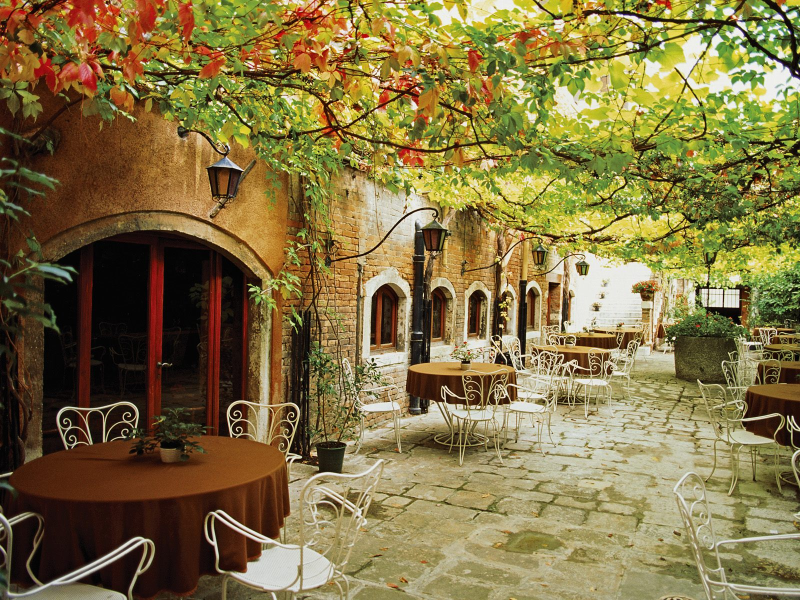
%> input picture image_watermarking/matlab_projects/6/Image-Watermarking-master/medium_key.jpg, 1600 x 1200 px (shown at 1/2 size)
$ octave dct_watermark.m   (GNU Octave 9; MATLAB toolbox functions it lacks are replaced by stand-ins)
%> lines starting %> are read from the running program, lines starting %| are printed output that depends on the picture
clear all;
clc;
% read image
Image = imresize(imread('medium_key.jpg'),[512 ,512]);
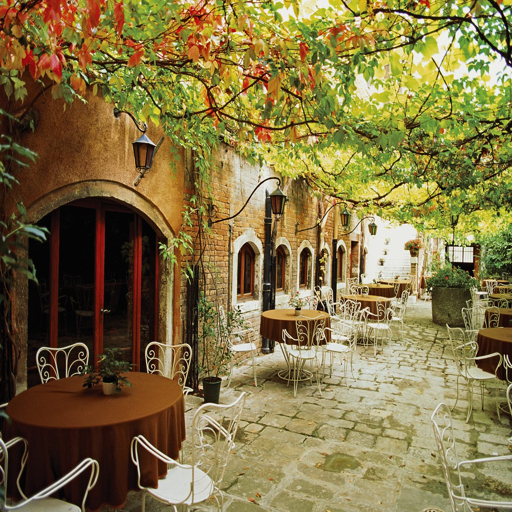
%> Image: size 512x512x3 uint8; mean R, G, B 130.1, 114.5, 67.1

load key; %load key.mat file containing locations at which to embed
load watermark; %load watermark.mat file

% DCT transform
DCTImage = dct2(Image);

% Inverse wavelet transform
Reconstructed_Image = idct2(transform(DCTImage,w,key));
%> the loop in transform, `for i=1:3000` made 3000 passes
%> (coefficient_DCT, Q_coefficient_DCT) on passes 1 to 3: (42.59, 36.3), (69.53, 61.42), (-43.72, -36.26)
%> after the loop in transform, `for i=1:3000`: DCTImage: size 512x1536 double; min -27016, max 92125.5, mean 0.2; mean of the top-left, top-right, bottom-left and bottom-right quarters 0.6, 0, 0, 0
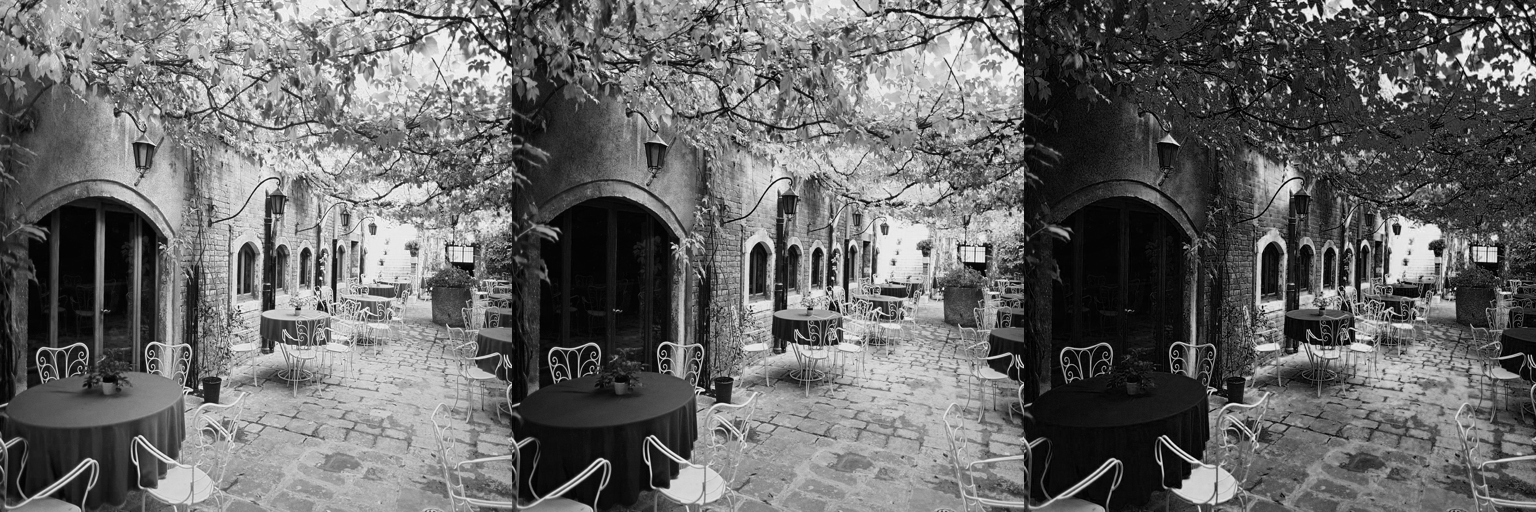
%> Reconstructed_Image: size 512x1536 double; min -1.08, max 255.5, mean 103.9; drawn with min black and max white

% Write image
imwrite(uint8(round(Reconstructed_Image)),'watermarked_image_DCT.png');

function dctTransformed = transform(DCTImage,w,key)
a = 10; % Watermark strength
for i=1:3000
    % Get locations from key
    row_number=key(i,1); column_number=key(i,2);

    % Get current coefficient
    coefficient_DCT=DCTImage(row_number,column_number);

    % Coefficinet equation
    Q_coefficient_DCT=coefficient_DCT+(a*w(i));

    % Place coefficient which hides watermark back in DCT image
    DCTImage(row_number,column_number)=Q_coefficient_DCT;
end
dctTransformed=DCTImage;
end
